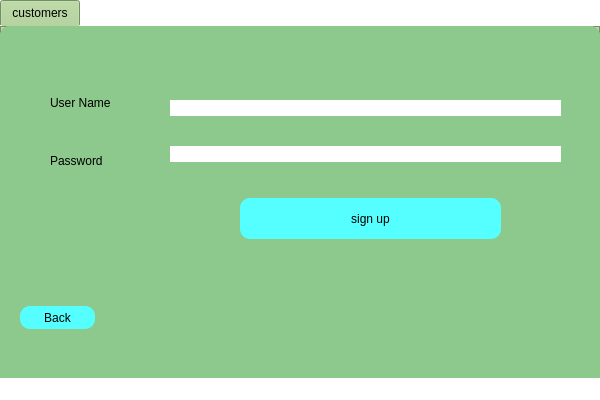
<?xml version="1.0" encoding="UTF-8"?>
<ui version="4.0">
 <class>login_page</class>
 <widget class="QMainWindow" name="login_page">
  <property name="geometry">
   <rect>
    <x>0</x>
    <y>0</y>
    <width>600</width>
    <height>400</height>
   </rect>
  </property>
  <property name="minimumSize">
   <size>
    <width>600</width>
    <height>400</height>
   </size>
  </property>
  <property name="maximumSize">
   <size>
    <width>600</width>
    <height>400</height>
   </size>
  </property>
  <property name="windowTitle">
   <string>MainWindow</string>
  </property>
  <property name="styleSheet">
   <string notr="true">background-color: rgb(0, 0, 0);
background-color: rgb(255, 255, 255);</string>
  </property>
  <widget class="QWidget" name="centralwidget">
   <widget class="QTabWidget" name="login_tab">
    <property name="geometry">
     <rect>
      <x>0</x>
      <y>0</y>
      <width>600</width>
      <height>400</height>
     </rect>
    </property>
    <property name="minimumSize">
     <size>
      <width>600</width>
      <height>400</height>
     </size>
    </property>
    <property name="maximumSize">
     <size>
      <width>600</width>
      <height>400</height>
     </size>
    </property>
    <property name="styleSheet">
     <string notr="true">font: 75 12pt &quot;Orbitron&quot;;
background-color: rgb(163, 200, 138);
border-radius:10px;
</string>
    </property>
    <property name="currentIndex">
     <number>0</number>
    </property>
    <widget class="QWidget" name="customers">
     <property name="styleSheet">
      <string notr="true">background-color: rgb(141, 200, 140);</string>
     </property>
     <attribute name="title">
      <string>customers</string>
     </attribute>
     <widget class="QWidget" name="verticalLayoutWidget">
      <property name="geometry">
       <rect>
        <x>170</x>
        <y>50</y>
        <width>391</width>
        <height>111</height>
       </rect>
      </property>
      <layout class="QVBoxLayout" name="verticalLayout">
       <item>
        <widget class="QLineEdit" name="lineedit_username">
         <property name="styleSheet">
          <string notr="true">background-color: rgb(255, 255, 255);</string>
         </property>
         <property name="placeholderText">
          <string notr="true" comment="username" extracomment="username"/>
         </property>
        </widget>
       </item>
       <item>
        <widget class="QLineEdit" name="lineEdit_password">
         <property name="styleSheet">
          <string notr="true">background-color: rgb(255, 255, 255);</string>
         </property>
        </widget>
       </item>
      </layout>
     </widget>
     <widget class="QWidget" name="verticalLayoutWidget_2">
      <property name="geometry">
       <rect>
        <x>50</x>
        <y>50</y>
        <width>100</width>
        <height>111</height>
       </rect>
      </property>
      <layout class="QVBoxLayout" name="verticalLayout_2">
       <item>
        <widget class="QLabel" name="label_username">
         <property name="text">
          <string>User Name</string>
         </property>
        </widget>
       </item>
       <item>
        <widget class="QLabel" name="label_password">
         <property name="text">
          <string>Password</string>
         </property>
        </widget>
       </item>
      </layout>
     </widget>
     <widget class="QPushButton" name="signup_btn">
      <property name="geometry">
       <rect>
        <x>240</x>
        <y>172</y>
        <width>261</width>
        <height>41</height>
       </rect>
      </property>
      <property name="styleSheet">
       <string notr="true">background-color: rgb(85, 255, 255);
font: 75 14pt &quot;Orbitron&quot;;</string>
      </property>
      <property name="text">
       <string>sign up</string>
      </property>
     </widget>
     <widget class="QLabel" name="label_state">
      <property name="geometry">
       <rect>
        <x>170</x>
        <y>20</y>
        <width>381</width>
        <height>20</height>
       </rect>
      </property>
      <property name="text">
       <string/>
      </property>
     </widget>
     <widget class="QPushButton" name="back_btn">
      <property name="geometry">
       <rect>
        <x>20</x>
        <y>280</y>
        <width>75</width>
        <height>23</height>
       </rect>
      </property>
      <property name="styleSheet">
       <string notr="true">background-color: rgb(85, 255, 255);</string>
      </property>
      <property name="text">
       <string>Back</string>
      </property>
     </widget>
    </widget>
   </widget>
  </widget>
  <widget class="QMenuBar" name="menubar">
   <property name="geometry">
    <rect>
     <x>0</x>
     <y>0</y>
     <width>600</width>
     <height>21</height>
    </rect>
   </property>
  </widget>
  <widget class="QStatusBar" name="statusbar"/>
 </widget>
 <resources/>
 <connections/>
</ui>
